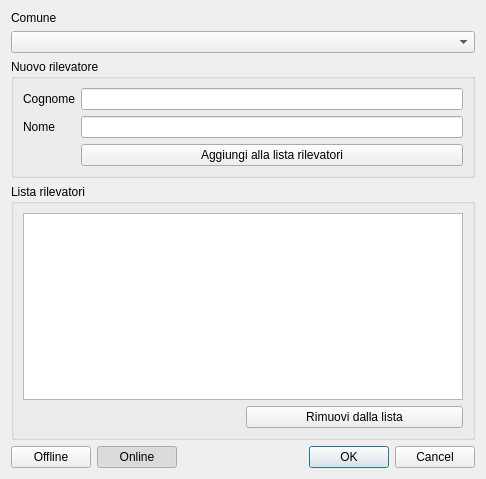
<?xml version="1.0" encoding="UTF-8"?>
<ui version="4.0">
 <class>Dialog</class>
 <widget class="QDialog" name="Dialog">
  <property name="geometry">
   <rect>
    <x>0</x>
    <y>0</y>
    <width>486</width>
    <height>479</height>
   </rect>
  </property>
  <property name="windowTitle">
   <string>Seleziona comune e rilevatore</string>
  </property>
  <layout class="QGridLayout" name="gridLayout_3">
   <item row="0" column="0">
    <widget class="QLabel" name="label">
     <property name="text">
      <string>Comune</string>
     </property>
    </widget>
   </item>
   <item row="1" column="0">
    <widget class="QComboBox" name="comuneCombo">
     <property name="sizePolicy">
      <sizepolicy hsizetype="Expanding" vsizetype="Fixed">
       <horstretch>0</horstretch>
       <verstretch>0</verstretch>
      </sizepolicy>
     </property>
    </widget>
   </item>
   <item row="2" column="0">
    <widget class="QGroupBox" name="nuovoRilevatoreGroup">
     <property name="title">
      <string>Nuovo rilevatore</string>
     </property>
     <layout class="QGridLayout" name="gridLayout">
      <item row="0" column="0">
       <widget class="QLabel" name="label_3">
        <property name="text">
         <string>Cognome</string>
        </property>
       </widget>
      </item>
      <item row="0" column="1">
       <widget class="QLineEdit" name="cognomeEdit"/>
      </item>
      <item row="1" column="0">
       <widget class="QLabel" name="label_2">
        <property name="text">
         <string>Nome</string>
        </property>
       </widget>
      </item>
      <item row="1" column="1">
       <widget class="QLineEdit" name="nomeEdit"/>
      </item>
      <item row="2" column="1">
       <widget class="QPushButton" name="addRilevatoreBtn">
        <property name="text">
         <string>Aggiungi alla lista rilevatori</string>
        </property>
       </widget>
      </item>
     </layout>
    </widget>
   </item>
   <item row="3" column="0">
    <widget class="QGroupBox" name="listaRilevatoriGroup">
     <property name="title">
      <string>Lista rilevatori</string>
     </property>
     <layout class="QGridLayout" name="gridLayout_2">
      <item row="0" column="0" colspan="2">
       <widget class="QTableView" name="rilevatoriTable">
        <property name="editTriggers">
         <set>QAbstractItemView::NoEditTriggers</set>
        </property>
        <property name="selectionMode">
         <enum>QAbstractItemView::SingleSelection</enum>
        </property>
        <property name="selectionBehavior">
         <enum>QAbstractItemView::SelectRows</enum>
        </property>
       </widget>
      </item>
      <item row="1" column="0">
       <spacer name="horizontalSpacer">
        <property name="orientation">
         <enum>Qt::Horizontal</enum>
        </property>
        <property name="sizeType">
         <enum>QSizePolicy::Preferred</enum>
        </property>
        <property name="sizeHint" stdset="0">
         <size>
          <width>40</width>
          <height>20</height>
         </size>
        </property>
       </spacer>
      </item>
      <item row="1" column="1">
       <widget class="QPushButton" name="delRilevatoreBtn">
        <property name="text">
         <string>Rimuovi dalla lista</string>
        </property>
       </widget>
      </item>
     </layout>
    </widget>
   </item>
   <item row="4" column="0">
    <layout class="QHBoxLayout" name="horizontalLayout">
     <item>
      <widget class="QPushButton" name="offlineBtn">
       <property name="sizePolicy">
        <sizepolicy hsizetype="Fixed" vsizetype="Fixed">
         <horstretch>0</horstretch>
         <verstretch>0</verstretch>
        </sizepolicy>
       </property>
       <property name="text">
        <string>Offline</string>
       </property>
       <property name="checkable">
        <bool>true</bool>
       </property>
       <property name="checked">
        <bool>false</bool>
       </property>
       <property name="autoExclusive">
        <bool>true</bool>
       </property>
      </widget>
     </item>
     <item>
      <widget class="QPushButton" name="onlineBtn">
       <property name="sizePolicy">
        <sizepolicy hsizetype="Fixed" vsizetype="Fixed">
         <horstretch>0</horstretch>
         <verstretch>0</verstretch>
        </sizepolicy>
       </property>
       <property name="text">
        <string>Online</string>
       </property>
       <property name="checkable">
        <bool>true</bool>
       </property>
       <property name="checked">
        <bool>true</bool>
       </property>
       <property name="autoExclusive">
        <bool>true</bool>
       </property>
      </widget>
     </item>
     <item>
      <widget class="QDialogButtonBox" name="buttonBox">
       <property name="orientation">
        <enum>Qt::Horizontal</enum>
       </property>
       <property name="standardButtons">
        <set>QDialogButtonBox::Cancel|QDialogButtonBox::Ok</set>
       </property>
      </widget>
     </item>
    </layout>
   </item>
  </layout>
 </widget>
 <resources/>
 <connections>
  <connection>
   <sender>buttonBox</sender>
   <signal>accepted()</signal>
   <receiver>Dialog</receiver>
   <slot>accept()</slot>
   <hints>
    <hint type="sourcelabel">
     <x>248</x>
     <y>254</y>
    </hint>
    <hint type="destinationlabel">
     <x>157</x>
     <y>274</y>
    </hint>
   </hints>
  </connection>
  <connection>
   <sender>buttonBox</sender>
   <signal>rejected()</signal>
   <receiver>Dialog</receiver>
   <slot>reject()</slot>
   <hints>
    <hint type="sourcelabel">
     <x>316</x>
     <y>260</y>
    </hint>
    <hint type="destinationlabel">
     <x>286</x>
     <y>274</y>
    </hint>
   </hints>
  </connection>
 </connections>
</ui>
